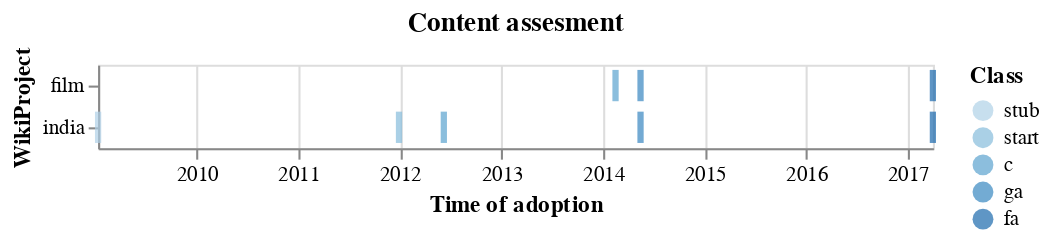

This figure's notebook cell:
### Code cell
assesment

### Figure 1 — Vega-Lite specification as saved in the notebook (floating-point values rounded to 4 significant figures)
{"config": {"view": {"continuousWidth": 400, "continuousHeight": 300}}, "data": {"name": "data-ed8bccba5b3a5ae141b0e44bcf70c38b"}, "mark": {"type": "tick", "thickness": 3}, "encoding": {"color": {"type": "ordinal", "field": "class", "sort": ["stub", "start", "c", "b", "a", "ga", "fa"], "title": "Class"}, "x": {"type": "temporal", "field": "timestamp", "title": "Time of adoption"}, "y": {"type": "nominal", "field": "project", "title": "WikiProject"}}, "title": "Content assesment", "$schema": "https://vega.github.io/schema/vega-lite/v4.8.1.json", "datasets": {"data-ed8bccba5b3a5ae141b0e44bcf70c38b": [{"page_title": "Andha Naal", "project": "india", "timestamp": "2009-01-11T05:49:17", "class": "stub"}, {"page_title": "Andha Naal", "project": "india", "timestamp": "2011-12-29T06:17:08", "class": "start"}, {"page_title": "Andha Naal", "project": "india", "timestamp": "2012-06-07T09:28:04", "class": "c"}, {"page_title": "Andha Naal", "project": "film", "timestamp": "2014-02-14T19:41:38", "class": "c"}, {"page_title": "Andha Naal", "project": "india", "timestamp": "2014-05-15T17:06:28", "class": "ga"}, {"page_title": "Andha Naal", "project": "film", "timestamp": "2014-05-15T17:06:28", "class": "ga"}, {"page_title": "Andha Naal", "project": "india", "timestamp": "2017-03-31T23:09:24", "class": "fa"}, {"page_title": "Andha Naal", "project": "film", "timestamp": "2017-03-31T23:09:24", "class": "fa"}]}}
